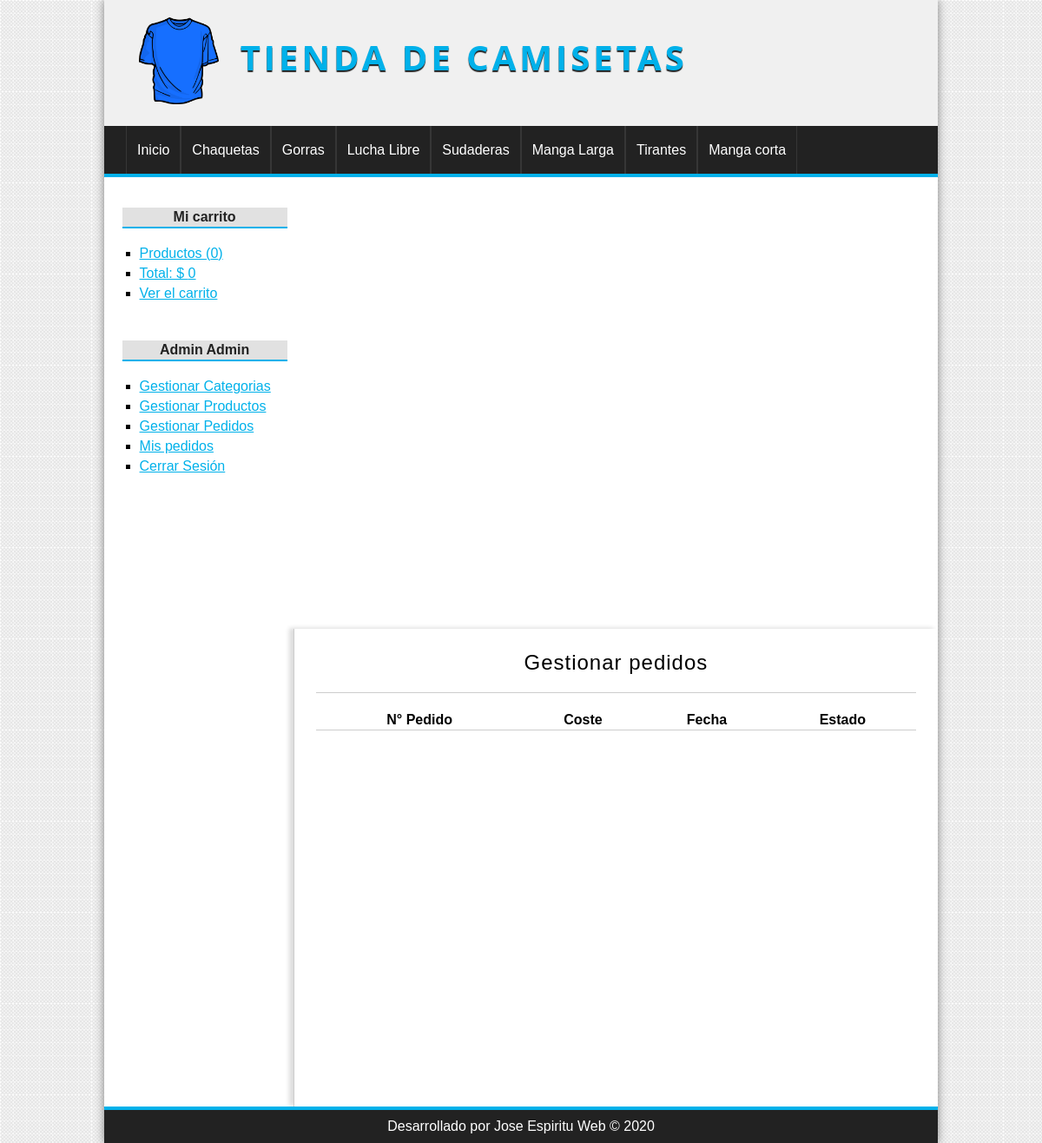
/pedido/gestion (signed in), run on an earlier commit of the app's database.
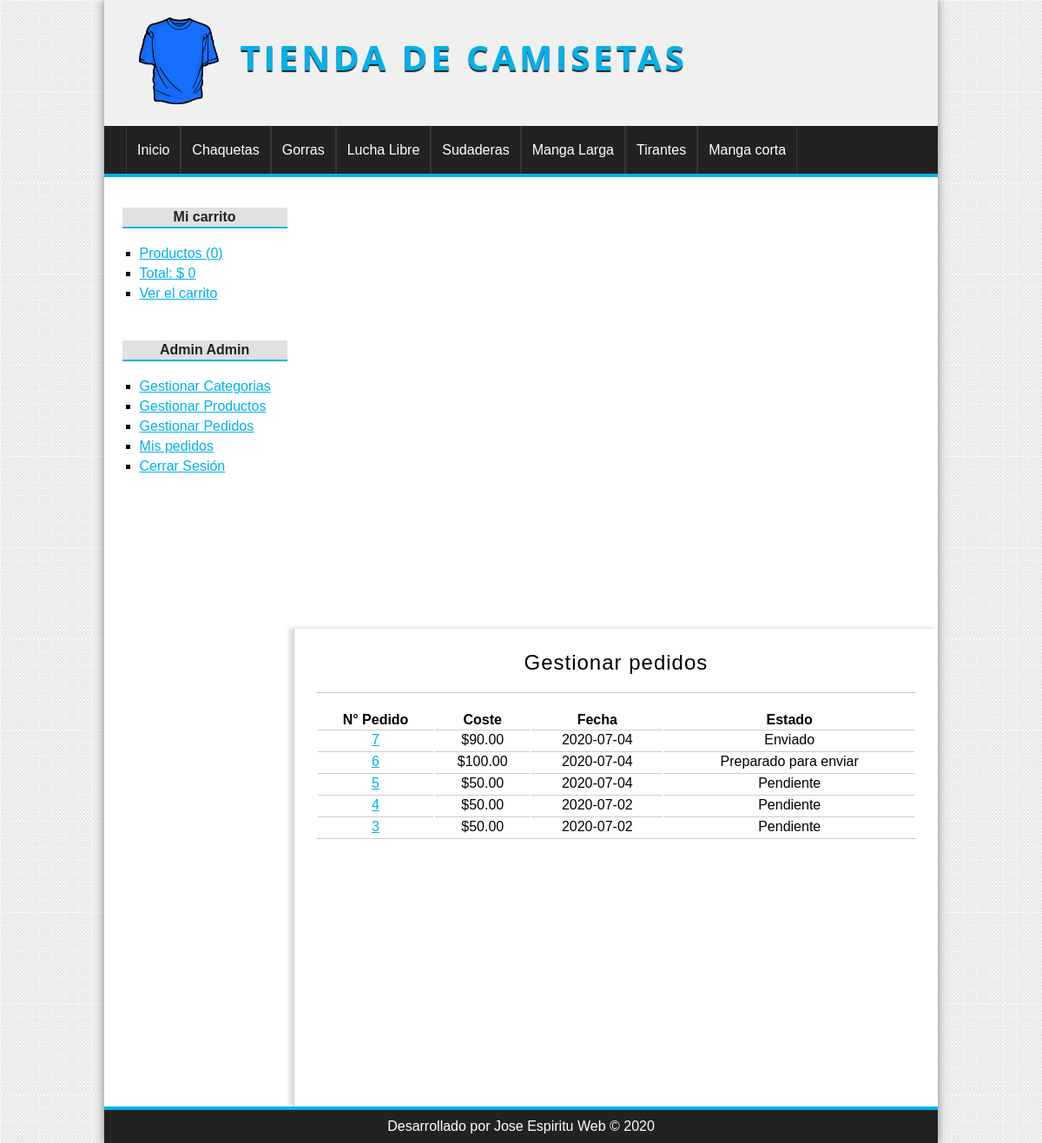
And on a later commit of the database.
### tables this page shows
CREATE TABLE `categorias` (
  `id` int(255) NOT NULL,
  `nombre` varchar(100) NOT NULL
);

CREATE TABLE `pedidos` (
  `id` int(255) NOT NULL,
  `usuario_id` int(255) NOT NULL,
  `provincia` varchar(100) NOT NULL,
  `localidad` varchar(100) NOT NULL,
  `direccion` varchar(255) NOT NULL,
  `coste` float(200,2) NOT NULL,
  `estado` varchar(20) NOT NULL,
  `fecha` date DEFAULT NULL,
  `hora` time DEFAULT NULL
);

### config/db.php (called while the page is built)
<?php
class Database{
    public static function connect(){
        $db = new mysqli('localhost', 'root', '', 'tienda_php_poo');
        $db->query("SET NAMES 'utf-8'");
        return $db;
    }
}
?>

### helpers/utils.php (called while the page is built, shortened)
<?php
class Utils{
    public static function showCategorias(){
        require_once 'models/categoria.php';
        $categoria = new Categoria();
        $categorias = $categoria->getAll();
        return $categorias;
    }
    public static function showStatus($status){
        $value = 'Pendiente';
        if($status == 'confirm'){
            $value = 'Pendiente';
        } elseif($status == 'preparation'){
            $value = 'En preparacion';
        } elseif($status == 'ready'){
            $value = 'Preparado para enviar';
        } elseif($status == 'sended'){
            $value = 'Enviado';
        }
        return $value;
    }
}
?>

### models/categoria.php (called while the page is built, shortened)
<?php
class Categoria{
    private $db;
    public function __construct(){
        $this->db = Database::connect();
    }
    public function getAll(){
        $categorias = $this->db->query("SELECT * FROM categorias ORDER BY id DESC;");
        return $categorias;
    }
}
?>

### controllers/PedidoController.php (called while the page is built, shortened)
<?php
require_once 'models/pedido.php';
class pedidoController {
    public function gestion(){
        $gestion = true;
        $pedido = new Pedido();
        $pedidos = $pedido->getAll();
        require_once 'views/pedido/mis_pedidos.php';
    }
}
?>

### models/pedido.php (called while the page is built, shortened)
<?php
class Pedido{
    private $db;
    public function __construct(){
        $this->db = Database::connect();
    }
    public function getAll(){
        $productos = $this->db->query("SELECT * FROM pedidos ORDER BY id DESC;");
        return $productos;
    }
}
?>

### views/pedido/mis_pedidos.php (the view)
<?php if (isset($gestion)) : ?>
    <h1>Gestionar pedidos</h1>
<?php else : ?>
    <h1>Mis pedidos</h1>
<?php endif; ?>
<table>
    <tr>
        <th>N° Pedido</th>
        <th>Coste</th>
        <th>Fecha</th>
        <th>Estado</th>
    </tr>
    <?php while ($ped = $pedidos->fetch_object()) : ?>
        <tr>
            <td>
                <a href="<?= BASE_URL ?>pedido/detalle&id=<?= $ped->id ?>"><?= $ped->id ?></a>
            </td>
            <td>
                $<?= $ped->coste ?>
            </td>
            <td>
                <?= $ped->fecha ?>
            </td>
            <td>
                <?=Utils::showStatus($ped->estado)?>
            </td>
        </tr>
    <?php endwhile; ?>
</table>

### views/layout/header.php (shortened to what this page needs)
<!DOCTYPE html>
<html lang="es">
<head>
    <link rel="stylesheet" href="<?=BASE_URL?>assets/css/styles.css" />
</head>
<body>
    <div id="container">
        <header id="header">
            <div id="logo">
                <img src="<?=BASE_URL?>assets/img/camiseta.png" alt="Camiseta Logo" />
                <a href="<?=BASE_URL?>">
                    Tienda de camisetas
                </a>
            </div>
        </header>
        <?php $categorias = Utils::showCategorias(); ?>
        <nav id="menu">
            <ul>
                <li>
                    <a href="<?=BASE_URL?>">Inicio</a>
                </li>
                <?php  while($cat = $categorias->fetch_object()): ?>
                    <li>
                        <a href="<?=BASE_URL?>categoria/ver&id=<?=$cat->id?>"><?=$cat->nombre?></a>
                    </li>
                <?php endwhile; ?>
            </ul>
        </nav>
        <div id="content">

What changed in the data, as far as the page shows it:
added pedidos: id "7", coste "90.00", fecha "2020-07-04", estado "Enviado"
added pedidos: id "6", coste "100.00", fecha "2020-07-04", estado "Preparado para enviar"
added pedidos: id "5", coste "50.00", fecha "2020-07-04", estado "Pendiente"
added pedidos: id "4", coste "50.00", fecha "2020-07-02", estado "Pendiente"
added pedidos: id "3", coste "50.00", fecha "2020-07-02", estado "Pendiente"
